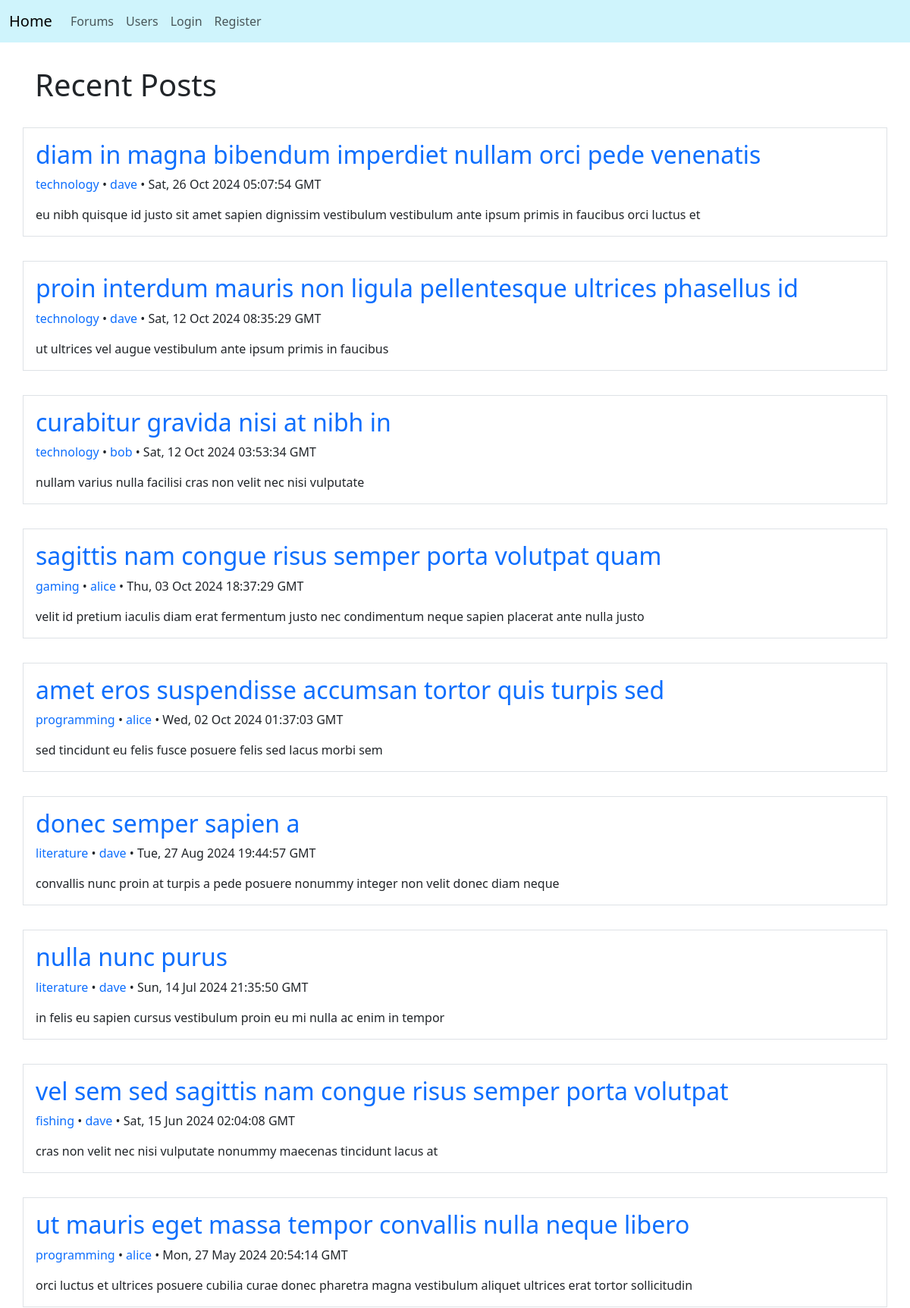
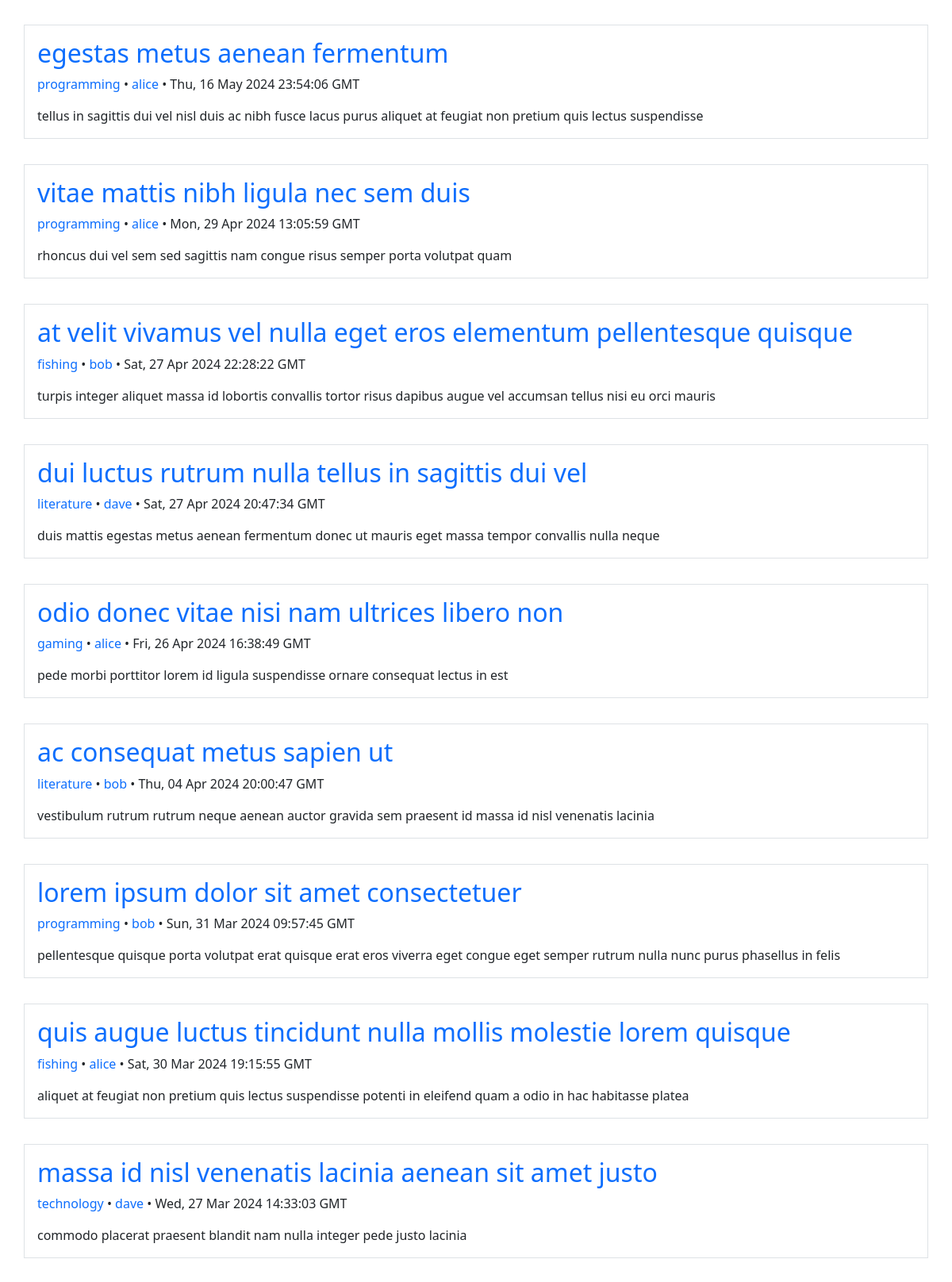
The page / (upper part) on the database its author committed (2 pictures, top to bottom).
### tables this page shows
CREATE TABLE Posts (
    id int NOT NULL AUTO_INCREMENT,
    title varchar(128) NOT NULL,
    content varchar(1024) NOT NULL,
    creationDate datetime NOT NULL DEFAULT CURRENT_TIMESTAMP,
    userId int NOT NULL,
    forumId int NOT NULL,
    isHidden boolean NOT NULL,
    PRIMARY KEY (id),
    FOREIGN KEY (userId) REFERENCES Users(id) ON DELETE CASCADE,
    FOREIGN KEY (forumId) REFERENCES Forums(id) ON DELETE CASCADE
);

CREATE TABLE Forums (
    id int NOT NULL AUTO_INCREMENT,
    name varchar(32) NOT NULL,
    PRIMARY KEY (id),
    UNIQUE (name)
);

CREATE TABLE Users (
    id int NOT NULL AUTO_INCREMENT,
    name varchar(32) NOT NULL,
    password varchar(255) NOT NULL,
    isAdmin boolean NOT NULL,
    isGhost boolean NOT NULL,
    PRIMARY KEY (id),
    UNIQUE (name)
);

### index.php (called while the page is built, shortened)
<?php
require_once('models/entities/forum.php');
require_once('models/entities/user.php');
require_once('models/entities/post.php');
require_once('models/databases/_database.php');
require_once('models/databases/userDB.php');
require_once('models/databases/postDB.php');
$currentUser = UserDB::getUser($_SESSION['userId']);
require_once('./controllers/homeController.php');
?>

### models/databases/postDB.php (called while the page is built, shortened)
<?php
class PostDB {
    private static function convertRowToPost($row) {
        return new Post(
            $row['id'],
            $row['title'],
            $row['content'],
            new DateTime($row['creationDate']),
            $row['userId'],
            new User(
                $row['userId'],
                $row['userName'],
                '',
                $row['userIsAdmin'],
                $row['userIsGhost']
            ),
            $row['forumId'],
            new Forum($row['forumId'], $row['forumName'], []),
            [],
            $row['isHidden']
        );
    }
    private static function convertRowsToPosts($rows) {
        $posts = [];
        foreach ($rows as $row) {
            $posts[] = self::convertRowToPost($row);
        }
        return $posts;
    }
    public static function getRecentPosts(int $maxCount = 20) {
        $db = Database::getDB();
        $query = self::BASE_QUERY . '
            ORDER BY Posts.creationDate DESC
            LIMIT :maxCount
        ';
        $statement = $db->prepare($query);
        $statement->bindValue(':maxCount', $maxCount, PDO::PARAM_INT);
        $statement->execute();
        $rows = $statement->fetchAll();
        return self::convertRowsToPosts($rows);
    }
}
?>

### models/databases/_database.php (called while the page is built, shortened)
<?php
class Database {
    private static $dsn = 'mysql:host=localhost;dbname=forumSite';
    private static $username = 'forumSite';
    private static $password = 'password';
    private static $db;
    public static function getDB() {
        if (isset(self::$db)) return self::$db;
        try {
            self::$db = new PDO(self::$dsn, self::$username, self::$password);
        } catch (PDOException $e) {
            throw new Exception('Database connection error');
        }
        return self::$db;
    }
    public static function execute(string $query, array $bindings = []) {
        $db = self::getDB();
        $statement = $db->prepare($query);
        foreach ($bindings as $key => $value) {
            $statement->bindValue($key, $value);
        }
        $statement->execute();
        $rows = $statement->fetchAll();
        return $rows;
    }
}
?>

### models/databases/userDB.php (called while the page is built, shortened)
<?php
class UserDB {
    public static function getUser(int $id) {
        $query = self::BASE_QUERY . 'WHERE id = :id';
        $rows = Database::execute($query, [':id' => $id]);
        if (count($rows) == 0) return null;
        return self::convertRowToUser($rows[0]);
    }
}
?>

### models/viewModels/homeViewModel.php (called while the page is built, shortened)
<?php
class HomeViewModel {
    function __construct($posts, $currentUser) {
        $this->posts = $posts;
    }
}
?>

### models/entities/post.php (called while the page is built, shortened)
<?php
class Post {
    public function __construct($id, $title, $content, $creationDate,
        $userId, $user, $forumId, $forum, $comments, $isHidden) {
        $this->id = $id;
        $this->title = $title;
        $this->content = $content;
        $this->creationDate = $creationDate;
        $this->user = $user;
        $this->forumId = $forumId;
        $this->forum = $forum;
        $this->isHidden = $isHidden;
    }
}
?>

### models/entities/forum.php (called while the page is built, shortened)
<?php
class Forum {
    public function __construct($id, $name, $posts) {
        $this->name = $name;
    }
}
?>

### models/entities/user.php (called while the page is built, shortened)
<?php
class User {
    public function __construct($id, $name, $password, $isAdmin, $isGhost) {
        $this->id = $id;
        $this->name = $name;
        $this->isGhost = $isGhost;
    }
}

### views/shared/post.php (the view, shortened to what this page needs)
<div class="p-3 my-3 border">
    <h2>
        <a href="?action=post&id=<?php echo $post->id; ?>" class="text-decoration-none"><?php echo ($post->isHidden ? '[deleted]' : htmlspecialchars($post->title)); ?></a>
    </h2>
    <div class="mb-3">
        <a href="?action=forum&id=<?php echo $post->forumId; ?>" class="text-decoration-none"><?php echo htmlspecialchars($post->forum->name); ?></a>
        &bullet;
        <?php if ($post->user->isGhost) : ?>
            [deleted user]
        <?php else : ?>
            <a href="?action=user&id=<?php echo $post->user->id; ?>" class="text-decoration-none"><?php echo htmlspecialchars($post->user->name); ?></a>
        <?php endif; ?>
        &bullet;
        <?php echo $post->creationDate->format(DATE_RFC7231); ?>
    </div>
    <div><?php echo ($post->isHidden) ? '[deleted]' : nl2br(htmlspecialchars($post->content)); ?></div>
</div>

### views/home/home.php (shortened to what this page needs)
<?php include('./views/shared/header.php'); ?>
<div class="row">
    <h1 class="p-3 mt-3 mb-0">Recent Posts</h1>
    <?php foreach ($model->posts as $post) : ?>
        <?php include('./views/shared/post.php'); ?>
    <?php endforeach; ?>
</div>
<?php include('./views/shared/footer.php'); ?>

### css/main.css (style rules this page uses)
body { display: flex; flex-direction: column; min-height: 100vh; }

### rows shown on the page
posts: title "diam in magna bibendum imperdiet nullam orci pede venenatis", forumId.name "technology", userId.name "dave", format "Sat, 26 Oct 2024 05:07:54 GMT", content "eu nibh quisque id justo sit amet sapien dignissim vestibulum vestibulum ante ipsum primis in faucibus orci luctus et"
posts: title "proin interdum mauris non ligula pellentesque ultrices phasellus id", forumId.name "technology", userId.name "dave", format "Sat, 12 Oct 2024 08:35:29 GMT", content "ut ultrices vel augue vestibulum ante ipsum primis in faucibus"
posts: title "curabitur gravida nisi at nibh in", forumId.name "technology", userId.name "bob", format "Sat, 12 Oct 2024 03:53:34 GMT", content "nullam varius nulla facilisi cras non velit nec nisi vulputate"
posts: title "sagittis nam congue risus semper porta volutpat quam", forumId.name "gaming", userId.name "alice", format "Thu, 03 Oct 2024 18:37:29 GMT", content "velit id pretium iaculis diam erat fermentum justo nec condimentum neque sapien placerat ante nulla justo"
posts: title "amet eros suspendisse accumsan tortor quis turpis sed", forumId.name "programming", userId.name "alice", format "Wed, 02 Oct 2024 01:37:03 GMT", content "sed tincidunt eu felis fusce posuere felis sed lacus morbi sem"
posts: title "donec semper sapien a", forumId.name "literature", userId.name "dave", format "Tue, 27 Aug 2024 19:44:57 GMT", content "convallis nunc proin at turpis a pede posuere nonummy integer non velit donec diam neque"
posts: title "nulla nunc purus", forumId.name "literature", userId.name "dave", format "Sun, 14 Jul 2024 21:35:50 GMT", content "in felis eu sapien cursus vestibulum proin eu mi nulla ac enim in tempor"
posts: title "vel sem sed sagittis nam congue risus semper porta volutpat", forumId.name "fishing", userId.name "dave", format "Sat, 15 Jun 2024 02:04:08 GMT", content "cras non velit nec nisi vulputate nonummy maecenas tincidunt lacus at"
posts: title "ut mauris eget massa tempor convallis nulla neque libero", forumId.name "programming", userId.name "alice", format "Mon, 27 May 2024 20:54:14 GMT", content "orci luctus et ultrices posuere cubilia curae donec pharetra magna vestibulum aliquet ultrices erat tortor sollicitudin"
posts: title "egestas metus aenean fermentum", forumId.name "programming", userId.name "alice", format "Thu, 16 May 2024 23:54:06 GMT", content "tellus in sagittis dui vel nisl duis ac nibh fusce lacus purus aliquet at feugiat non pretium quis lectus suspendisse"
posts: title "vitae mattis nibh ligula nec sem duis", forumId.name "programming", userId.name "alice", format "Mon, 29 Apr 2024 13:05:59 GMT", content "rhoncus dui vel sem sed sagittis nam congue risus semper porta volutpat quam"
posts: title "at velit vivamus vel nulla eget eros elementum pellentesque quisque", forumId.name "fishing", userId.name "bob", format "Sat, 27 Apr 2024 22:28:22 GMT", content "turpis integer aliquet massa id lobortis convallis tortor risus dapibus augue vel accumsan tellus nisi eu orci mauris"
posts: title "dui luctus rutrum nulla tellus in sagittis dui vel", forumId.name "literature", userId.name "dave", format "Sat, 27 Apr 2024 20:47:34 GMT", content "duis mattis egestas metus aenean fermentum donec ut mauris eget massa tempor convallis nulla neque"
posts: title "odio donec vitae nisi nam ultrices libero non", forumId.name "gaming", userId.name "alice", format "Fri, 26 Apr 2024 16:38:49 GMT", content "pede morbi porttitor lorem id ligula suspendisse ornare consequat lectus in est"
posts: title "ac consequat metus sapien ut", forumId.name "literature", userId.name "bob", format "Thu, 04 Apr 2024 20:00:47 GMT", content "vestibulum rutrum rutrum neque aenean auctor gravida sem praesent id massa id nisl venenatis lacinia"
posts: title "lorem ipsum dolor sit amet consectetuer", forumId.name "programming", userId.name "bob", format "Sun, 31 Mar 2024 09:57:45 GMT", content "pellentesque quisque porta volutpat erat quisque erat eros viverra eget congue eget semper rutrum nulla nunc purus phasellus in felis"
posts: title "quis augue luctus tincidunt nulla mollis molestie lorem quisque", forumId.name "fishing", userId.name "alice", format "Sat, 30 Mar 2024 19:15:55 GMT", content "aliquet at feugiat non pretium quis lectus suspendisse potenti in eleifend quam a odio in hac habitasse platea"
posts: title "massa id nisl venenatis lacinia aenean sit amet justo", forumId.name "technology", userId.name "dave", format "Wed, 27 Mar 2024 14:33:03 GMT", content "commodo placerat praesent blandit nam nulla integer pede justo lacinia"
